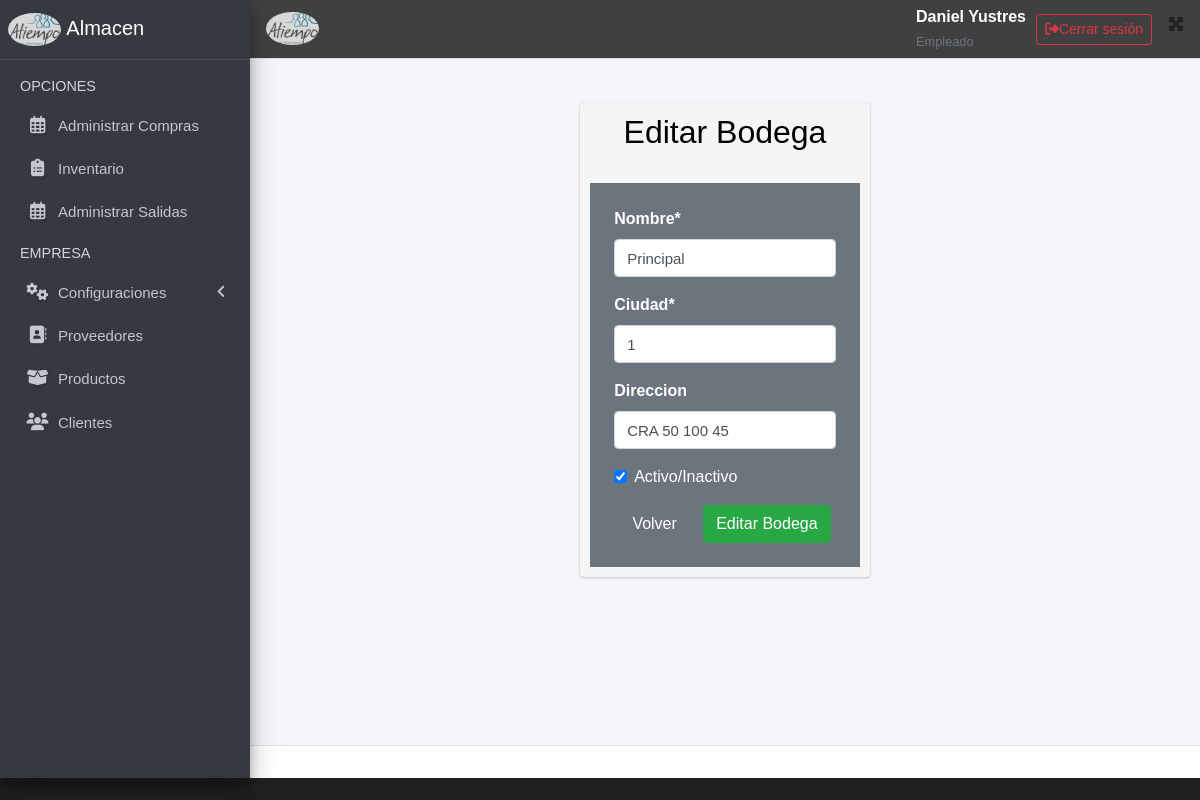
The page /modificar_bodega/1/ (signed in) on the database its author committed.
### applications/usuarios/models.py (models this page shows, shortened)
class Usuario(AbstractUser):
    rol_choices = [
        ('admin', 'Administrador'),
        ('empleado', 'Empleado'),
        ('gerente', 'Gerente'),
    ]
    estado_choices = [
        ('activo', 'Activo'),
        ('inactivo', 'Inactivo'),
    ]
    rol = models.CharField(max_length=10, choices=rol_choices, default='empleado')
    estado = models.CharField(max_length=10, choices=estado_choices, default='activo')  # Cambiado a CharField
    fecha_creacion = models.DateTimeField(auto_now_add=True)
    class Meta:
        verbose_name = 'Usuario'
        verbose_name_plural = 'Usuarios'

### applications/bodegas/models.py (models this page shows, shortened)
class Bodega(models.Model):
    id_bodega = models.AutoField(primary_key=True)
    nombre = models.CharField(max_length=255)
    id_ciudad = models.ForeignKey(Ciudad, on_delete=models.CASCADE, related_name='bodegas')
    direccion = models.CharField(max_length=255, null=True, blank=True)
    fecha_creacion = models.DateTimeField(auto_now_add=True)
    fecha_edicion = models.DateTimeField(auto_now=True)
    estado = models.BooleanField(default=True, verbose_name="Activo/Inactivo")  # Activo/Inactivo
    id_usuario_creador = models.ForeignKey(settings.AUTH_USER_MODEL, on_delete=models.CASCADE, related_name='bodegas_creadas', null=True, blank=True)
    id_usuario_editor = models.ForeignKey(settings.AUTH_USER_MODEL, on_delete=models.CASCADE, related_name='bodegas_editadas', null=True, blank=True)
    class Meta:
        ordering = ['nombre']
        verbose_name = 'Bodega'
        verbose_name_plural = 'Bodegas'
        db_table = 'bodega'

### applications/bodegas/views.py (the view, shortened to what this page needs)
# urls.py: path('modificar_bodega/<int:id>/', views.modificar_bodega, name='modificar_bodega'),  # Aquí debe estar 'productos'
@login_required(login_url='login_usuario')
def modificar_bodega(request, id):
    bodega = get_object_or_404(Bodega, id_bodega=id)
    data = {
        'form': BodegaNueva(instance=bodega)
    }
    return render(request, 'editarBodega.html', data)

### applications/bodegas/forms.py
class BodegaNueva(forms.ModelForm):
    class Meta:
        model = Bodega
        fields = ['nombre', 'id_ciudad', 'direccion', 'estado']
        widgets = {
            'nombre': forms.TextInput(attrs={'class': 'input', 'placeholder': 'Nombre de la Bodega'}),
            'direccion': forms.TextInput(attrs={'class': 'input', 'placeholder': 'Dirección de la Bodega'}),
            'id_ciudad': Select2Widget(attrs={'class': 'form-control text-black', 'data-placeholder': 'Selecciona una ciudad'}),
        }
    def __init__(self, *args, **kwargs):
        super().__init__(*args, **kwargs)
        self.fields['id_ciudad'].queryset = Ciudad.objects.all()
        self.fields['id_ciudad'].label = "Ciudad"

### templates/editarBodega.html (shortened to what this page needs)
{% extends 'layouts/base.html' %}
{% block content %}
{% load crispy_forms_tags %}
<div class="container">
  <br>
  <div class="row">
    <div class="col-12 col-md-4 offset-md-4">
      <div class="card">
        <div class="cadr-body">
          <h2 class="text-center">Editar Bodega</h2>
          <br>
          <form method="POST" class="bg-secondary p-4 align-items-center">
            {{ form | crispy }}
            <div class="text-center mt-3">
              <a href="{% url 'bodegas' %}" class="btn btn-secondary">
                Volver
              </a>
              <button class="btn btn-success" type="submit">Editar Bodega</button>
            </div>
          </form>
        </div>
      </div>
    </div>
  </div>
</div>
{% endblock  %}

### templates/layouts/base.html (shortened to what this page needs)
{% load static %}
<!DOCTYPE html>
<html lang="en">
<head>
  <link rel="stylesheet" href="{% static 'lib/adminlite/plugins/fontawesome-free/css/all.min.css' %}">
  <link rel="stylesheet"
    href="{% static 'lib/adminlite/plugins/tempusdominus-bootstrap-4/css/tempusdominus-bootstrap-4.min.css' %}">
  <link rel="stylesheet" href="{% static 'lib/adminlite/plugins/icheck-bootstrap/icheck-bootstrap.min.css' %}">
  <link rel="stylesheet" href="{% static 'lib/adminlite/plugins/jqvmap/jqvmap.min.css' %}">
  <link rel="stylesheet" href="{% static 'lib/adminlite/css/adminlte.min.css' %}">
  <link rel="stylesheet" href="{% static 'lib/adminlite/plugins/overlayScrollbars/css/OverlayScrollbars.min.css' %}">
  <link rel="stylesheet" href="{% static 'lib/adminlite/plugins/daterangepicker/daterangepicker.css' %}">
  <link rel="stylesheet" href="{% static 'lib/adminlite/plugins/summernote/summernote-bs4.min.css' %}">
  <link rel="stylesheet" href="{% static 'index/css/main.css' %}">
    <link rel="stylesheet" href="https://cdn.datatables.net/1.13.6/css/dataTables.bootstrap5.min.css">
    <link rel="stylesheet" href="https://cdn.datatables.net/buttons/2.4.2/css/buttons.bootstrap5.min.css">
    <link rel="stylesheet" href="https://cdnjs.cloudflare.com/ajax/libs/font-awesome/6.7.2/css/all.min.css">
    <link href="https://cdn.jsdelivr.net/npm/select2@4.1.0-rc.0/dist/css/select2.min.css" rel="stylesheet" />
    <link rel="stylesheet" href="{% static 'styles/main.css' %}">
  <link rel="stylesheet" href="{% static 'jquery-ui/jquery-ui.min.css' %}">
</head>
<body >
  <div class="wrapper">
    <nav class="main-header navbar navbar-expand navbar-white navbar-light">
      <ul class="navbar-nav">
        <li class="nav-item">
          <a class="nav-link brand-link" style="margin-top: -20px;" data-widget="pushmenu" href="#" role="button"> <img src="{% static 'index/img/logoAtiempo.png' %}" alt="Logo" class="brand-image img-circle "
            style="opacity: .8;"></i></a>
        </li>
      </ul>
      <ul class="navbar-nav ml-auto">
           <div class="d-flex align-items-center justify-content-end gap-3">
  <div class="text-end me-3">
    <strong style="color: white;">{{ request.user.get_full_name|default:request.user.username|capfirst }}</strong><br>
    <small class="text-muted" style="color: white">{{ request.user.rol|capfirst }}</small>
  <br>
  </div>
  <form action="{% url 'logout' %}" method="post" class="d-inline">
    <button style="margin-left: 10px;" type="submit" class="btn btn-outline-danger btn-sm d-flex align-items-center">
      <i class="fas fa-sign-out-alt me-2"></i> Cerrar sesión
    </button>
  </form>
</div>
        <li class="nav-item">
          <a class="nav-link" data-widget="fullscreen" href="#" role="button">
            <i class="fas fa-expand-arrows-alt"></i>
          </a>
        </li>
      </ul>
    </nav>
    <aside class="main-sidebar sidebar-dark-primary elevation-4">
      <a href="/" class="brand-link">
        <img src="{% static 'index/img/logoAtiempo.png' %}" alt="Logo" class="brand-image img-circle "
        style="opacity: .8;">
        <span class="brand-text font-weight-light">Almacen</span>
      </a>
      <div class="sidebar">
        <nav class="mt-2">
          <ul class="nav nav-pills nav-sidebar flex-column" data-widget="treeview" role="menu" data-accordion="false">
            <li class="nav-header">OPCIONES</li>
            <li class="nav-item">
              <a href="{% url 'ordenes_compra' %}" class="nav-link">
                <i class="nav-icon far fa-calendar-alt"></i>
                <p>
                  Administrar Compras
                </p>
              </a>
            </li>
            <li class="nav-item">
              <a href="{% url 'inventario_bodega_list' %}" class="nav-link">
                <i class="nav-icon fa fa-clipboard-list"></i>
                <p>
                  Inventario
                </p>
              </a>
            </li>
            <li class="nav-item">
              <a href="{% url 'ordenes_salida' %}" class="nav-link">
                <i class="nav-icon far fa-calendar-alt"></i>
                <p>
                  Administrar Salidas
                </p>
              </a>
            </li>
            <li class="nav-header">EMPRESA</li>
            <li class="nav-item">
              <a href="#" class="nav-link">
                <i class="nav-icon fas fa-cogs spin"></i>
                <p>
                  Configuraciones
                  <i class="fas fa-angle-left right"></i>
                </p>
              </a>
            </li>
            <li class="nav-item">
              <a href="{% url 'proveedores' %}" class="nav-link">
                <i class="nav-icon fas fa-address-book "></i>
                <p>Proveedores</p>
              </a>
            </li>
            <li class="nav-item">
              <a href="{% url 'productos' %}" class="nav-link">
                <i class="nav-icon fas fa-box-open"></i>
                <p>Productos</p>
              </a>
            </li>
            <li class="nav-item">
              <a href="{% url 'cliente' %}" class="nav-link">
                <i class="nav-icon fa fa-users"></i>
                <p>Clientes</p>
              </a>
            </li>
          </ul>
        </nav>
      </div>
    </aside>
    <div class="content-wrapper">
      <section class="content">
        <div class="container-fluid">
          {% block content %}
          {% endblock %}
        </div>
      </section>
    </div>
    <footer class="main-footer text-center text-primary">
    </footer>
  </div>
</body>
</html>

### applications/ciudades/static/index/css/main.css (style rules this page uses)
p , input[type=text] , input[type=date], input[type=number], input[type=password] { font-weight: 100; font-size: 15px; }
body { font-family: Arial, Helvetica, sans-serif !important; }

### applications/ciudades/static/styles/main.css (style rules this page uses)
body { background: #202020; color: black; }
.navbar { background: #404040; padding: 5px 0; }
.navbar ul { display: flex; justify-content: space-between; }
.navbar ul li { list-style: none; text-decoration: none; }
.navbar ul li a { color: white; }
.container { max-width: 1200px; margin: auto; padding: 20px 10px; }
.card { background: whitesmoke; padding: 10px; margin-bottom: 2px; color: black; }
.input { display: block; }

### templates/layouts/base.html (style rules this page uses)
.nav-icon.spin { animation: spin 2s linear infinite; }
.nav-icon { text-shadow: 1px 1px 3px rgba(0, 0, 0, 0.2); }
.nav-link { transition: transform 0.3s ease; }

### rows shown on the page
Usuario: user.get_full_name "Daniel Yustres", user.rol "Empleado"
Bodega: nombre "Principal", id_ciudad "1", direccion "CRA 50 100 45", estado "☑"
